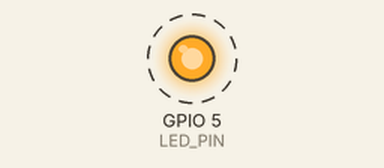
Simulated run of this sketch. Board: ESP32. On the bench: output pins drawn as LEDs (lit = HIGH). Dashed ring = blinking. What the sketch prints to the serial monitor is not drawn.

Above: at 1.5 s.
Timing chart, 0 to 5.6 s (numbered marks = the images above):
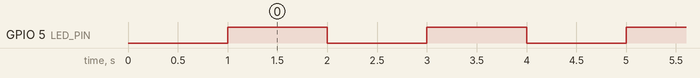

The sketch:

blink_led.ino
```cpp
// Simple LED Blinking Sketch for ESP32
// Connects an LED to GPIO pin 5 and blinks it

const int LED_PIN = 5;  // GPIO pin connected to LED

void setup() {
  // Initialize serial for debugging
  Serial.begin(115200);
  delay(1000);

  // Set LED pin as output
  pinMode(LED_PIN, OUTPUT);

  Serial.println("LED Blink Started!");
  Serial.print("LED Pin: ");
  Serial.println(LED_PIN);
}

void loop() {
  // Turn LED on
  digitalWrite(LED_PIN, HIGH);
  Serial.println("LED ON");
  delay(1000);  // Wait 1 second

  // Turn LED off
  digitalWrite(LED_PIN, LOW);
  Serial.println("LED OFF");
  delay(1000);  // Wait 1 second
}
```

Measured:
- by itself, GPIO 5 (LED_PIN): alternates HIGH for 1.0 s and LOW for 1.0 s
